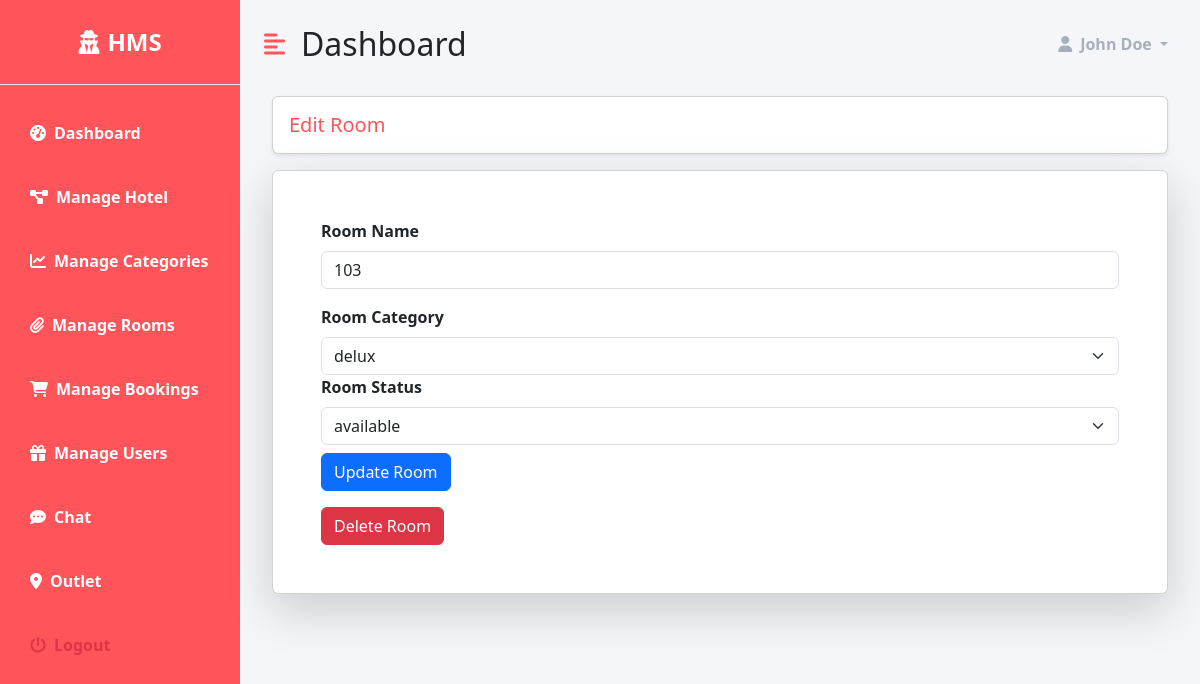
The app's page /dashboard/room/3 (signed in), older data.
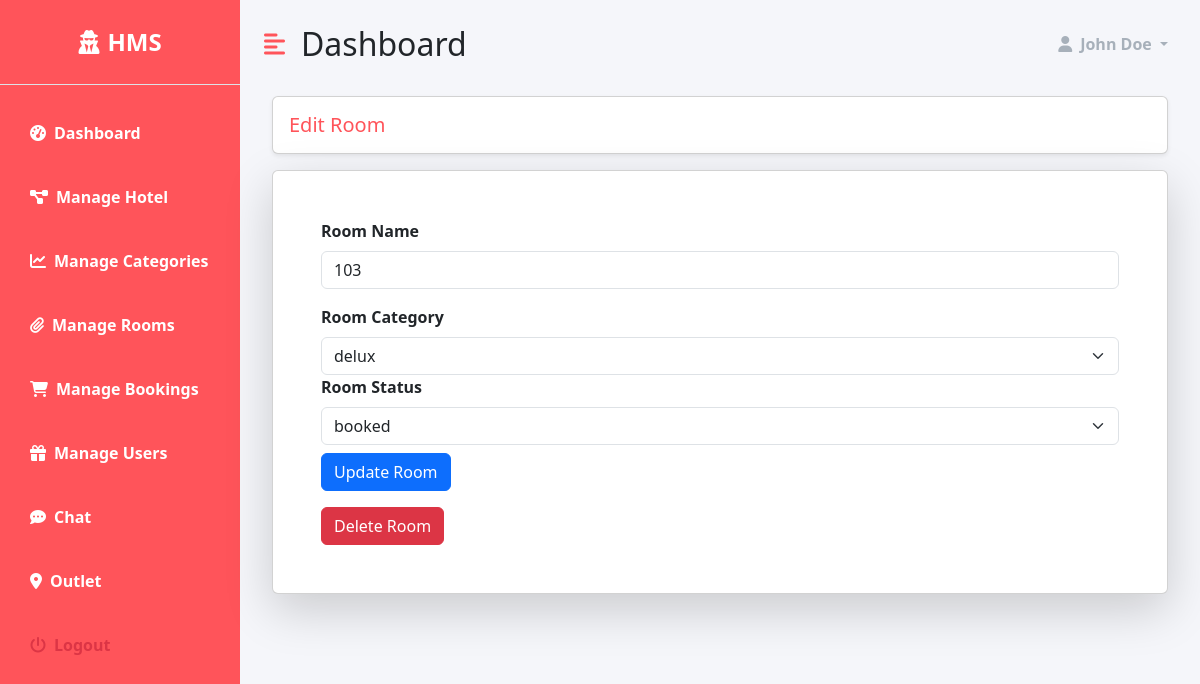
The same page, newer data.
### hotel/models.py (models this page shows, shortened)
class Room(models.Model):
    name  = models.CharField(max_length=255 , unique=True)
    category = models.ForeignKey('RoomCategory' , on_delete=models.CASCADE)
    STATUS_CHOICES = (
        ('available' , 'available' ) ,
        ('booked' , 'booked'),
        ('not available' , 'not available')
    )
    status = models.CharField(max_length=255 , choices=STATUS_CHOICES)
    added_on = models.DateTimeField(auto_now_add=True)
    updated_on = models.DateTimeField(auto_now=True)

class RoomCategory(models.Model):
    name = models.CharField(max_length=255)
    description = models.TextField()
    capacity = models.IntegerField()
    beds = models.IntegerField()
    rooms = models.IntegerField()
    cost = models.DecimalField(max_digits=10, decimal_places=2)
    added_on = models.DateTimeField(auto_now_add=True)
    image = models.ImageField(upload_to="room_category_images")

### dashboard/views.py (the view)
# urls.py: path('room/<int:room_id>' , views.room_detail , name='room-detail'),
@login_required(login_url='accounts:login')
@staff_member_required(login_url='accounts:login')
def room_detail(request , room_id):
     try:
         room = Room.objects.get(id=room_id)
         status_choices = ['available' , 'booked' , 'not available']
         categeories = RoomCategory.objects.all()
         context = {
                'room': room,
                'status_choices': status_choices,
                'categories': categeories,
         }
         return render(request, 'dashboard/hotel/edit_room.html', context)
     except Room.DoesNotExist:
            error_message = 'Room does not exist'
            return HttpResponseRedirect(reverse('dashboard:manage-rooms') + f'?error_message={error_message}')

### templates/dashboard/hotel/edit_room.html (shortened to what this page needs)
{% extends 'dashboard/base.html' %}
{% load static %}
{% block content %}
    <div class="row">
        <div class="col-md-12">
            <h5 class="m-2 primary-text card shadow-sm p-3">Edit Room</h5>
        </div>
    </div>
    <div class="card shadow-lg m-2">
        <div class="col-md-12 p-5">
            <form method="post" action="{% url 'dashboard:edit-room' %}" enctype="multipart/form-data">
                <div class="mb-3">
                    <div class="form-group">
                        <label for="name" class="form-label fw-bold">Room Name</label>
                        <input type="text" class="form-control" id="name" name="name" value="{{ room.name }}" required>
                    </div>
                </div>
                <div class="form-group">
                    <label for="category" class="form-label fw-bold">Room Category</label>
                    <select class="form-select" id="category" name="category" required>
                        {% for category in categories %}
                            <option value="{{ category.id }}" {% if category.id == room.category.id %}selected{% endif %}>
                                {{ category.name }}
                            </option>
                        {% endfor %}
                    </select>
                </div>
                <div class="form-group">
                    <label for="status" class="form-label fw-bold">Room Status</label>
                    <select class="form-select" id="status" name="status" required>
                        {% for choice in room.STATUS_CHOICES %}
                            <option value="{{ choice.0 }}" {% if choice.0 == room.status %}selected{% endif %}>
                                {{ choice.1 }}
                            </option>
                        {% endfor %}
                    </select>
                </div>
                <div class="form-group mt-2">
                    <button type="submit" class="btn btn-primary">Update Room</button>
                </div>
            </form>
            <form method="post" action="{% url 'dashboard:delete-room' %}" class="mt-3">
                <button type="button" class="btn btn-danger" data-bs-toggle="modal" data-bs-target="#confirmDeleteModal">
                    Delete Room
                </button>
            </form>
        </div>
    </div>
{% endblock %}

Row changes from the older to the newer data that the page shows:
changed Room "delux": status "available" → "booked"
